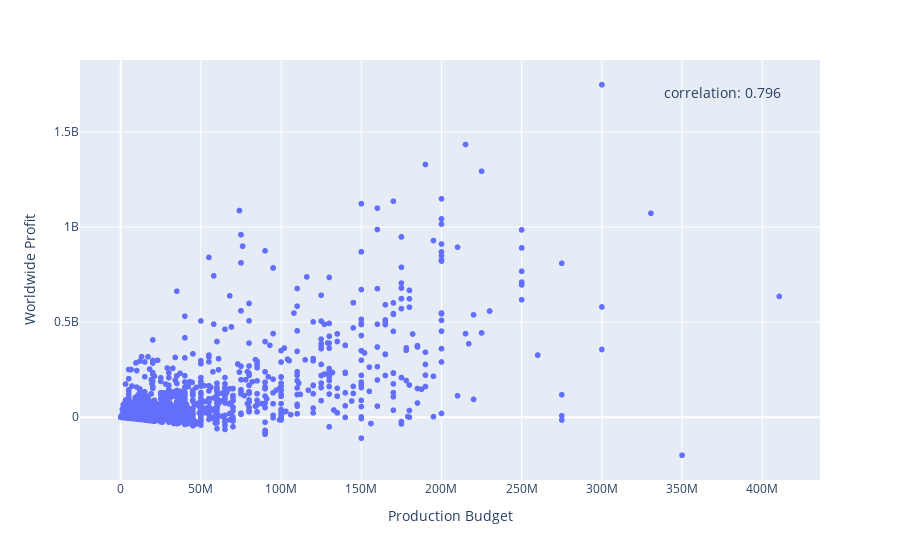

Notebook code for this chart:
### Code cell
# By Director
BudProfDirectorDF = Question3DF[['primary_name','production_budget','Worldwide_Profit']]
BudProfDirectorDF = BudProfDirectorDF.groupby(['primary_name']).sum().sort_values(by=['Worldwide_Profit'], ascending=False).reset_index()
BudProfDirectorCorr = BudProfDirectorDF['production_budget'].corr(BudProfDirectorDF['Worldwide_Profit'])
BudProfDirectorCorr
BudProfDirector = px.scatter(Question3DF, x = 'production_budget', y = 'Worldwide_Profit', hover_name='primary_name')
BudProfDirector.update_layout(annotations=[dict(x=0.95, y=0.95, xref='paper', yref='paper', text=f'correlation: {BudProfDirectorCorr:.3f}', 
                                 showarrow=False, font=dict(size=14))],xaxis_title='Production Budget', yaxis_title='Worldwide Profit')
BudProfDirector

### Figure 1 — Plotly figure (JSON) as saved in the notebook; plotly's stock layout.template omitted (floating-point values rounded to 4 significant figures; data arrays with more than 128 entries replaced by an {"elided": "..."} marker saying what was removed)
{"data": [{"hovertemplate": "<b>%{hovertext}</b><br><br>production_budget=%{x}<br>Worldwide_Profit=%{y}<extra></extra>", "hovertext": {"elided": "1649 mixed values"}, "legendgroup": "", "marker": {"color": "#636efa", "symbol": "circle"}, "mode": "markers", "name": "", "showlegend": false, "type": "scattergl", "x": {"elided": "1649 int values"}, "xaxis": "x", "y": {"elided": "1649 int values"}, "yaxis": "y"}], "layout": {"annotations": [{"font": {"size": 14}, "showarrow": false, "text": "correlation: 0.796", "x": 0.95, "xref": "paper", "y": 0.95, "yref": "paper"}], "legend": {"tracegroupgap": 0}, "margin": {"t": 60}, "xaxis": {"anchor": "y", "domain": [0, 1], "title": {"text": "Production Budget"}}, "yaxis": {"anchor": "x", "domain": [0, 1], "title": {"text": "Worldwide Profit"}}}}
